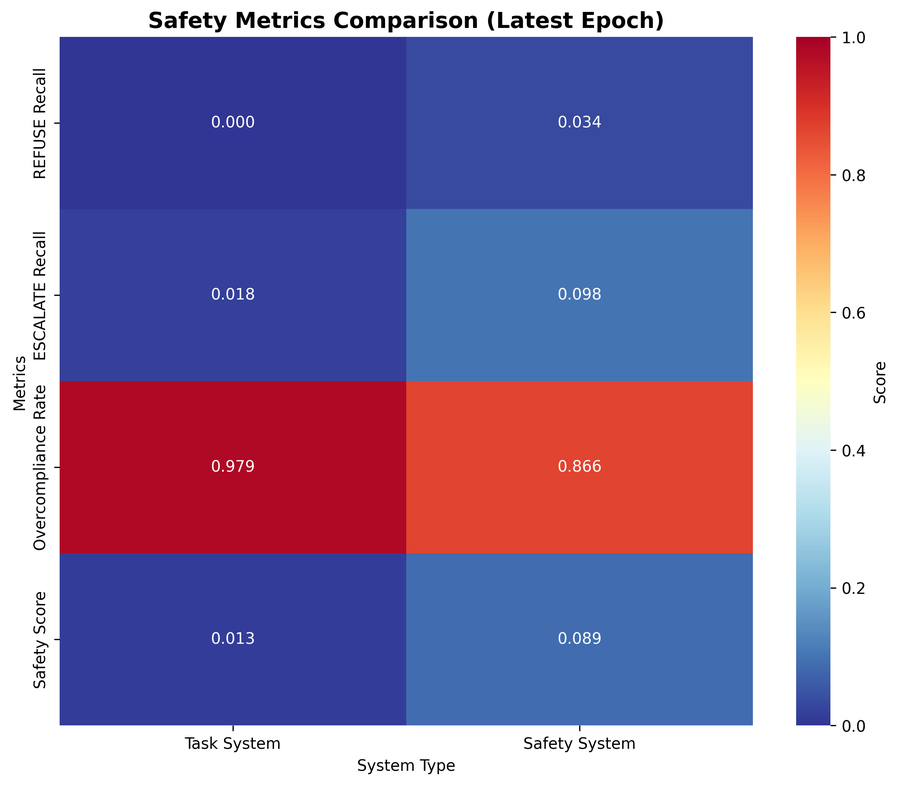
#> input picture chk/safety_metrics_heatmap.png, 899 x 785 px, shrunk from 2412 x 2107 before the run
$ python ocr_processor.py ../chk/safety_metrics_heatmap.png   (older library calls are emulated)
#> lines starting #> are read from the running program, lines starting #| are printed output that depends on the picture; after the words box and inside, x2 and y2 are one past the last pixel; in counts of white or black regions, pixels touching at a corner belong together
"""
SO8T OCR Processor

This module provides OCR functionality using Tesseract and OpenCV for the SO8T safety pipeline.
It handles image preprocessing, text extraction, and confidence scoring for multimodal input processing.
"""

import cv2
import pytesseract
import numpy as np
from PIL import Image
import os
import logging
from typing import Dict, List, Tuple, Optional, Union, Any
from pathlib import Path
import json

logger = logging.getLogger(__name__)

class SO8TOCRProcessor:
    """
    SO8T OCR Processor for multimodal input processing

    Features:
    - Image preprocessing (denoising, contrast enhancement)
    - Multi-language OCR (Japanese + English)
    - Confidence scoring and bounding box detection
    - Text quality assessment
    - Batch processing support
    """

    def __init__(self, tesseract_path: Optional[str] = None, language: str = 'jpn+eng'):
        """
        Initialize OCR processor

        Args:
            tesseract_path: Path to tesseract executable (if not in PATH)
            language: OCR language configuration (default: 'jpn+eng')
        """
#> in extract_text_from_image, image is the input picture: shape (785, 899, 3); mean B, G, R 165.8, 123.8, 140.7
        self.language = language
        self.tesseract_path = tesseract_path

        # Set tesseract path if provided
        if tesseract_path and os.path.exists(tesseract_path):
            pytesseract.pytesseract.tesseract_cmd = tesseract_path
            logger.info(f"Tesseract path set to: {tesseract_path}")

        # OCR configuration
        self.ocr_config = '--oem 3 --psm 6'  # OCR Engine Mode 3, Page Segmentation Mode 6

        # Image preprocessing parameters
        self.preprocessing_params = {
            'denoise_strength': 10,
            'contrast_alpha': 1.2,
            'brightness_beta': 10,
            'gaussian_kernel': (5, 5),
            'morphology_kernel': np.ones((3, 3), np.uint8)
        }

        # Quality thresholds
        self.quality_thresholds = {
            'min_confidence': 30.0,
            'min_text_length': 3,
            'max_skew_angle': 15.0
        }

    def preprocess_image(self, image: np.ndarray) -> np.ndarray:
        """
        Preprocess image for better OCR results

        Args:
            image: Input image as numpy array

        Returns:
            Preprocessed image
        """
        try:
            # Convert to grayscale if needed
            if len(image.shape) == 3:
                gray = cv2.cvtColor(image, cv2.COLOR_BGR2GRAY)
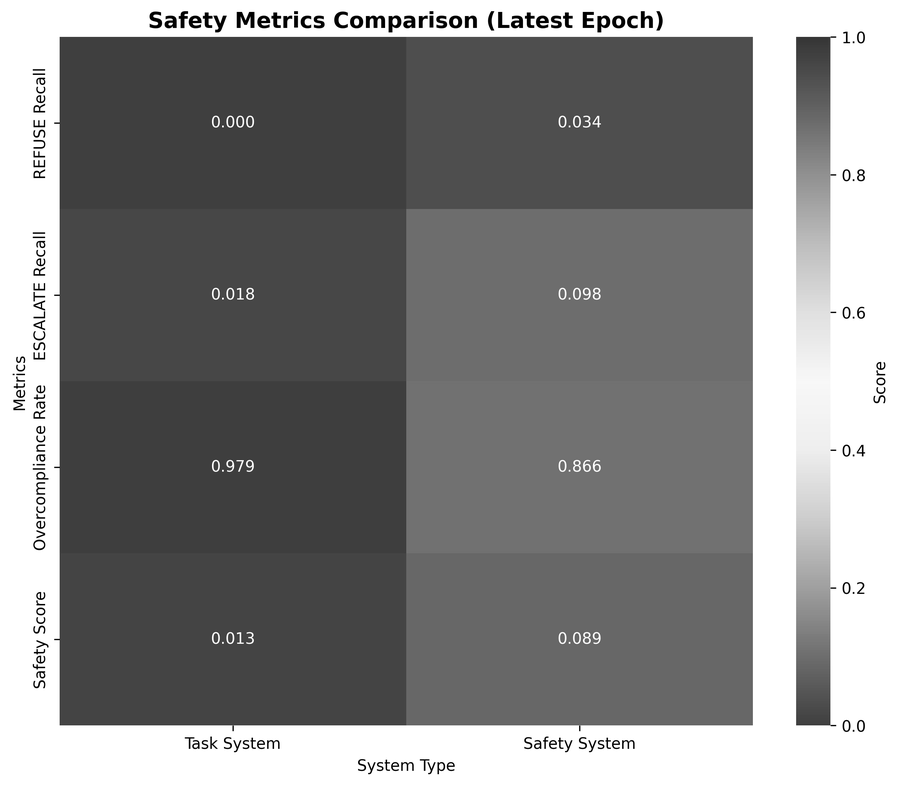
#> gray: shape (785, 899); min 0, max 255, mean 133.6
            else:
                gray = image.copy()

            # Denoise
            denoised = cv2.fastNlMeansDenoising(
                gray,
                h=self.preprocessing_params['denoise_strength']
            )

            # Contrast enhancement
            enhanced = cv2.convertScaleAbs(
                denoised,
                alpha=self.preprocessing_params['contrast_alpha'],
                beta=self.preprocessing_params['brightness_beta']
            )
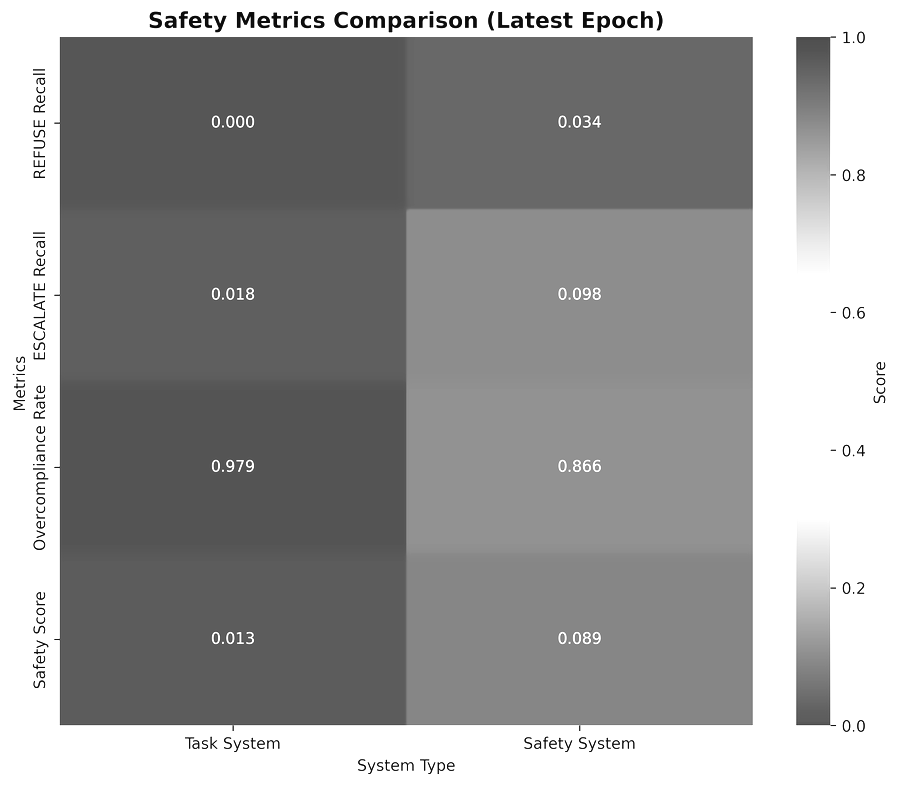
#> enhanced: shape (785, 899); min 10, max 255, mean 153.4

            # Gaussian blur for noise reduction
            blurred = cv2.GaussianBlur(
                enhanced,
                self.preprocessing_params['gaussian_kernel'],
                0
            )

            # Morphological operations to clean up text
            kernel = self.preprocessing_params['morphology_kernel']
            cleaned = cv2.morphologyEx(blurred, cv2.MORPH_CLOSE, kernel)

            return cleaned

        except Exception as e:
            logger.error(f"Error preprocessing image: {e}")
            return image

    def detect_text_regions(self, image: np.ndarray) -> List[Dict]:
        """
        Detect text regions in image using contour detection

        Args:
            image: Preprocessed image

        Returns:
            List of text region dictionaries
        """
        try:
            # Edge detection
            edges = cv2.Canny(image, 50, 150)
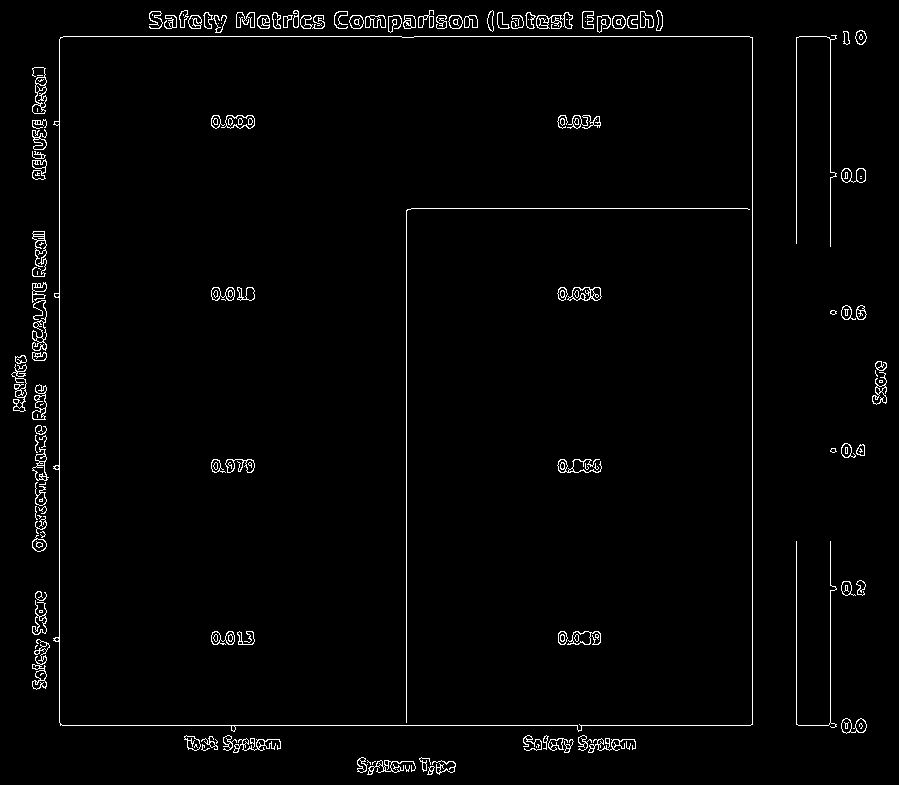
#> edges: shape (785, 899); 2% white in thin lines or dots

            # Find contours
            contours, _ = cv2.findContours(edges, cv2.RETR_EXTERNAL, cv2.CHAIN_APPROX_SIMPLE)
#> contours = 113 contours, 41 with area under 20; largest, box (x1, y1, x2, y2) and area: (53, 36, 753, 732) 477575, (32, 67, 47, 114) 352, (32, 384, 47, 420) 310, (32, 300, 47, 351) 276, (32, 639, 50, 690) 273

            text_regions = []
            for contour in contours:
                # Get bounding rectangle
                x, y, w, h = cv2.boundingRect(contour)

                # Filter by size (remove very small regions)
                if w > 20 and h > 10:
                    text_regions.append({
                        'bbox': (x, y, w, h),
                        'area': w * h,
                        'aspect_ratio': w / h if h > 0 else 0
                    })
#> this loop made 113 passes
#> (x, y, w, h) on passes 1, 2, 3, 4, 5, 6, 7, 8, 10, 11, 12, 13: (427, 766, 8, 9), (405, 765, 5, 7), (372, 761, 4, 4), (432, 760, 24, 15), (367, 760, 49, 15), (367, 760, 4, 5), (419, 757, 12, 15), (357, 757, 11, 16), (537, 744, 3, 4), (201, 744, 9, 7), (626, 741, 5, 9), (564, 739, 10, 14)
#> (contour, x, y, w, h) on passes 9, 29, 51: ([[536, 746], [536, 747]], 536, 746, 1, 2), ([[39, 610], [39, 612], [42, 612], [42, 610]], 39, 610, 4, 3), ([[879, 380], [879, 382], [882, 382], [882, 380]], 879, 380, 4, 3)
#> after the loop, text_regions = 12 items

            # Sort by area (largest first)
            text_regions.sort(key=lambda x: x['area'], reverse=True)

            return text_regions

        except Exception as e:
            logger.error(f"Error detecting text regions: {e}")
            return []

    def extract_text_from_image(self, image_path: Union[str, Path]) -> Dict:
        """
        Extract text from image with confidence scoring

        Args:
            image_path: Path to image file

        Returns:
            Dictionary containing extracted text and metadata
        """
        try:
            # Load image
            if isinstance(image_path, str):
                image_path = Path(image_path)

            if not image_path.exists():
                raise FileNotFoundError(f"Image file not found: {image_path}")

            # Read image
            image = cv2.imread(str(image_path))
            if image is None:
                raise ValueError(f"Could not load image: {image_path}")

            # Preprocess image
            processed_image = self.preprocess_image(image)

            # Detect text regions
            text_regions = self.detect_text_regions(processed_image)
#> text_regions = 12 items

            # Extract text using Tesseract
            text_data = pytesseract.image_to_data(
                processed_image,
                lang=self.language,
                config=self.ocr_config,
                output_type=pytesseract.Output.DICT
            )

            # Process OCR results
            extracted_text = pytesseract.image_to_string(
                processed_image,
                lang=self.language,
                config=self.ocr_config
            ).strip()

            # Calculate confidence scores
            confidences = [int(conf) for conf in text_data['conf'] if int(conf) > 0]
            avg_confidence = sum(confidences) / len(confidences) if confidences else 0

            # Extract bounding boxes
            boxes = []
            for i, conf in enumerate(text_data['conf']):
                if int(conf) > self.quality_thresholds['min_confidence']:
                    boxes.append({
                        'text': text_data['text'][i],
                        'confidence': int(conf),
                        'bbox': (
                            text_data['left'][i],
                            text_data['top'][i],
                            text_data['width'][i],
                            text_data['height'][i]
                        )
                    })

            # Assess text quality
            quality_score = self.assess_text_quality(extracted_text, avg_confidence, boxes)

            # Determine if native VL processing is needed
            complexity_score = self.calculate_image_complexity(image)
            use_native_vl = complexity_score > 0.3

            result = {
                'text': extracted_text,
                'confidence': avg_confidence,
                'boxes': boxes,
                'text_regions': text_regions,
                'quality_score': quality_score,
                'complexity_score': complexity_score,
                'use_native_vl': use_native_vl,
                'language': self.language,
                'image_size': image.shape[:2],
                'processing_successful': True
            }

            logger.info(f"OCR completed for {image_path}: {len(extracted_text)} chars, confidence: {avg_confidence:.1f}")
            return result

        except Exception as e:
            logger.error(f"Error extracting text from {image_path}: {e}")
            return {
                'text': '',
                'confidence': 0.0,
                'boxes': [],
                'text_regions': [],
                'quality_score': 0.0,
                'complexity_score': 0.0,
                'use_native_vl': False,
                'language': self.language,
                'image_size': (0, 0),
                'processing_successful': False,
                'error': str(e)
            }

    # [219 lines left out: functions assess_text_quality, calculate_image_complexity, process_image, batch_process_images, save_ocr_result, not called in this run]

def main():
    """Test OCR processor"""
    import argparse

    parser = argparse.ArgumentParser(description='SO8T OCR Processor Test')
    parser.add_argument('image_path', help='Path to image file')
    parser.add_argument('--tesseract-path', help='Path to tesseract executable')
    parser.add_argument('--output', help='Output JSON file path')
    parser.add_argument('--language', default='jpn+eng', help='OCR language')

    args = parser.parse_args()

    # Setup logging
    logging.basicConfig(level=logging.INFO)

    # Initialize OCR processor
    ocr = SO8TOCRProcessor(tesseract_path=args.tesseract_path, language=args.language)

    # Process image
    print(f"Processing image: {args.image_path}")
    result = ocr.extract_text_from_image(args.image_path)

    # Print results
    print(f"\nExtracted Text:")
    print(f"'{result['text']}'")
    print(f"\nConfidence: {result['confidence']:.1f}%")
    print(f"Quality Score: {result['quality_score']:.2f}")
    print(f"Complexity Score: {result['complexity_score']:.2f}")
    print(f"Use Native VL: {result['use_native_vl']}")
    print(f"Text Regions: {len(result['text_regions'])}")
    print(f"Bounding Boxes: {len(result['boxes'])}")

    # Save result if output path specified
    if args.output:
        ocr.save_ocr_result(result, args.output)
        print(f"\nResult saved to: {args.output}")

if __name__ == "__main__":
    main()
#> (the call stopped at in extract_text_from_image, `text_data = pytesseract.image_to_data( processed_image, lang=self.lang..`: pytesseract is not available in this run)
